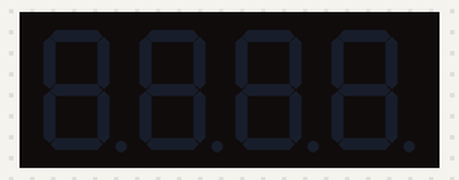
A sketch run on a simulated Arduino Uno, built with avr-gcc and run on an emulated ATmega328P. On the bench: 4-digit seven-segment display.

Above: at 0.1 s.
At 3.1 s:
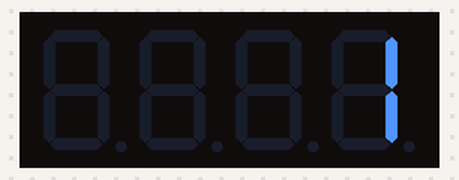
At 5.6 s:
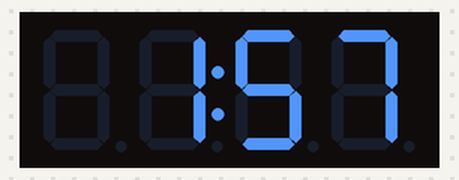
At 7.7 s:
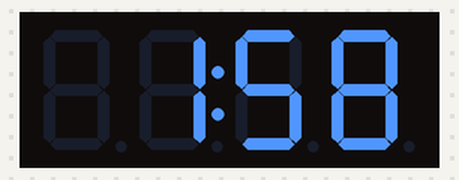
At 11.7 s:
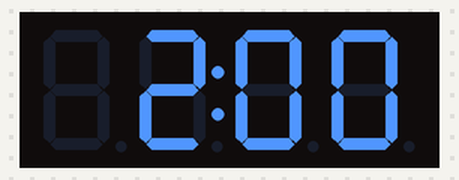
At 14.2 s:
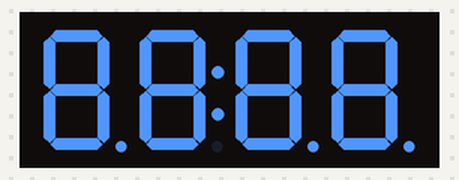

The sketch:

Num_Display_Test.ino
```cpp
#include <Arduino.h>
#include <TM1637Display.h>

// Module connection pins (Digital Pins)
#define CLK 3
#define DIO 4

// The amount of time (in milliseconds) between tests
#define TEST_DELAY_2000   2000
#define TEST_DELAY_500   500
#define TEST_DELAY_250   250

int k;
uint8_t all_on[] = { 0xff, 0xff, 0xff, 0xff };
uint8_t all_off[] = { 0x0, 0x0, 0x0, 0x0 };

const uint8_t SEG_DONE[] = {
	SEG_B | SEG_C | SEG_D | SEG_E | SEG_G,           // d
	SEG_A | SEG_B | SEG_C | SEG_D | SEG_E | SEG_F,   // O
	SEG_C | SEG_E | SEG_G,                           // n
	SEG_A | SEG_D | SEG_E | SEG_F | SEG_G            // E
	};

TM1637Display display(CLK, DIO);


void setup()
{
}

void loop()
{

  display.setBrightness(0x0f);
  delay(TEST_DELAY_500);

  display.setSegments(all_on);
  delay(TEST_DELAY_2000);

  display.setSegments(all_off);
  delay(TEST_DELAY_500);

  display.showNumberDec(1, false, 1, 3);        // (153, false, 2, 2) = "display number 153, don't change anything to the left, 3 digits, starting position 1 out of 0,1,2,3)
  delay(TEST_DELAY_500);
/*
  display.showNumberDec(2, false, 1, 3);
  delay(TEST_DELAY_500);

  display.showNumberDec(3, false, 1, 3);
  delay(TEST_DELAY_500);

  display.showNumberDec(9, false, 1, 3);
  delay(TEST_DELAY_500);

  all_on[0] = 0b01001001;

  display.showNumberDec(10, false, 2, 2);
  delay(TEST_DELAY_500);

  display.showNumberDec(153, false, 3, 1);
  delay(TEST_DELAY_500);

  display.showNumberDec(0, false, 4, 0);
  delay(TEST_DELAY_500);

  display.showNumberDec(154);  //you can also just use the single value for showNumberDec function call
  delay(TEST_DELAY_500);
*/
  // Run through all the dots
    display.showNumberDecEx(156, (0x80 >> 1), false);
    delay(TEST_DELAY_2000);
    display.showNumberDecEx(157, (0x80 >> 1), false);
    delay(TEST_DELAY_2000);
    display.showNumberDecEx(158, (0x80 >> 1), false);
    delay(TEST_DELAY_2000);
    display.showNumberDecEx(159, (0x80 >> 1), false);
    delay(TEST_DELAY_2000);
    display.showNumberDecEx(200, (0x80 >> 1), false);
    delay(TEST_DELAY_2000);


/*


  for(k = 0; k < 4; k++) {
    display.setBrightness(7, false);  // Turn off
    display.setSegments(data);
    delay(TEST_DELAY);
  }

  // Selectively set different digits
  data[0] = 0b01001001;
  data[1] = display.encodeDigit(1);
  data[2] = display.encodeDigit(2);
  data[3] = display.encodeDigit(3);

  // On/Off test
  for(k = 0; k < 4; k++) {
    display.setBrightness(7, false);  // Turn off
    display.setSegments(data);
    delay(TEST_DELAY);
    display.setBrightness(7, true); // Turn on
    display.setSegments(data);
    delay(TEST_DELAY);
  }

  // Selectively set different digits
  data[0] = 0b01001001;
  data[1] = display.encodeDigit(1);
  data[2] = display.encodeDigit(2);
  data[3] = display.encodeDigit(3);

  for(k = 3; k >= 0; k--) {
	display.setSegments(data, 1, k);
	delay(TEST_DELAY);
	}

  display.setSegments(data+2, 2, 2);
  delay(TEST_DELAY);

  display.setSegments(data+2, 2, 1);
  delay(TEST_DELAY);

  display.setSegments(data+1, 3, 1);
  delay(TEST_DELAY);


  // Show decimal numbers with/without leading zeros
  bool lz = false;
  for (uint8_t z = 0; z < 2; z++) {
	for(k = 0; k < 10000; k += k*4 + 7) {
		display.showNumberDec(k, lz);
		delay(TEST_DELAY);
	}
	lz = true;
  }

  // Show decimal number whose length is smaller than 4
  for(k = 0; k < 4; k++)
	data[k] = 0;
  display.setSegments(data);

	// Run through all the dots
	for(k=0; k <= 4; k++) {
		display.showNumberDecEx(0, (0x80 >> k), true);
		delay(TEST_DELAY);
	}

  display.showNumberDec(153, false, 3, 1);
  delay(TEST_DELAY);
  display.showNumberDec(22, false, 2, 2);
  delay(TEST_DELAY);
  display.showNumberDec(0, true, 1, 3);
  delay(TEST_DELAY);
  display.showNumberDec(0, true, 1, 2);
  delay(TEST_DELAY);
  display.showNumberDec(0, true, 1, 1);
  delay(TEST_DELAY);
  display.showNumberDec(0, true, 1, 0);
  delay(TEST_DELAY);

  // Brightness Test
  for(k = 0; k < 4; k++)
	data[k] = 0xff;
  for(k = 0; k < 7; k++) {
    display.setBrightness(k);
    display.setSegments(data);
    delay(TEST_DELAY);
  }

  // On/Off test
  for(k = 0; k < 4; k++) {
    display.setBrightness(7, false);  // Turn off
    display.setSegments(data);
    delay(TEST_DELAY);
    display.setBrightness(7, true); // Turn on
    display.setSegments(data);
    delay(TEST_DELAY);
  }

  // Done!
  display.setSegments(SEG_DONE);

  while(1);
**/
}
```

Measured:
- by itself, everything shown: repeats every 13.7 s, in 8 steps
- what the display in image 1 shows lasts 0.5 s, from 3.1 s to 3.6 s
- what the display in image 2 shows lasts 2.0 s, from 5.6 s to 7.6 s
- what the display in image 4 shows lasts 2.5 s, from 11.7 s to 14.2 s
